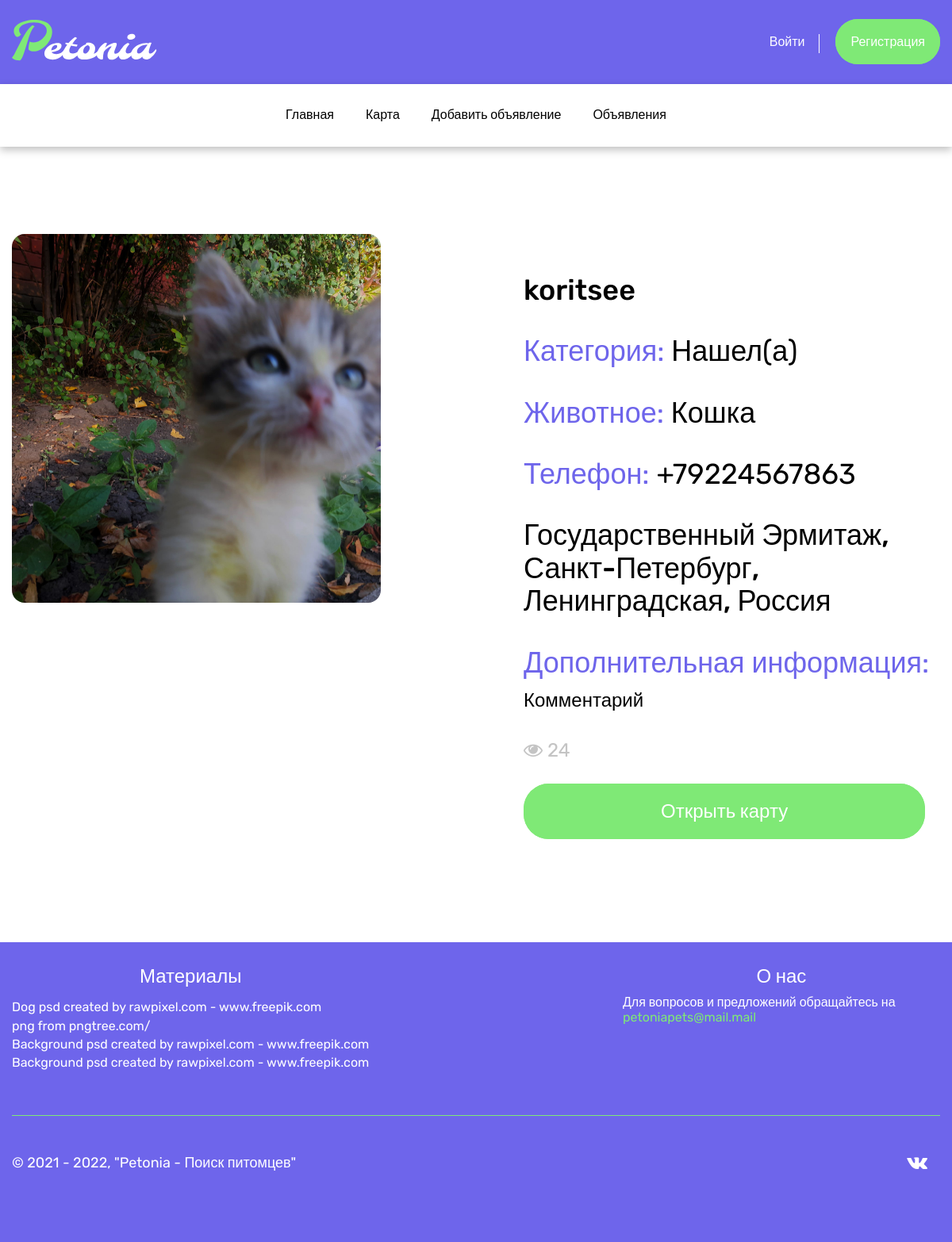
/post/16/, run on the app's committed database.
### petonia_app/models.py (models this page shows, shortened)
class Marker(models.Model):
    search = models.ForeignKey('Search', on_delete=models.PROTECT, null=True, verbose_name='Категория')
    animal = models.ForeignKey('Animal', on_delete=models.PROTECT, null=True, verbose_name='Животное')
    name = models.CharField(max_length=150, verbose_name='Имя')
    telephone = models.CharField(max_length=16, verbose_name='Телефон')
    street = models.CharField(max_length=150, verbose_name='Улица/Место')
    city = models.CharField(max_length=100, verbose_name='Город')
    region = models.ForeignKey('Region', on_delete=models.PROTECT, null=True, verbose_name='Область')
    country = models.CharField(max_length=100, verbose_name='Страна')
    comment = models.TextField(blank=True, verbose_name='Комментарий')
    photo = models.ImageField(upload_to='photos/%Y/%m/%d/', verbose_name='Фото', blank=True)
    created_at = models.DateTimeField(auto_now_add=True, verbose_name='Дата создания')
    views = models.IntegerField(default=0, verbose_name='Просмотры')
    class Meta:
        verbose_name = 'Метка'
        verbose_name_plural = 'Метки'
        ordering = ['-created_at']

class Search(models.Model):
    looking_for = models.CharField(max_length=50, db_index=True, verbose_name='Наименование категории')
    def __str__(self):
        return self.looking_for
    class Meta:
        verbose_name = 'Категория'
        verbose_name_plural = 'Категории'
        ordering = ['looking_for']

class Animal(models.Model):
    animal_name = models.CharField(max_length=50, db_index=True, verbose_name='Вид животного')
    def __str__(self):
        return self.animal_name
    class Meta:
        verbose_name = 'Животное'
        verbose_name_plural = 'Животные'
        ordering = ['animal_name']

class Region(models.Model):
    reg_name = models.CharField(max_length=50, db_index=True, verbose_name='Название области')
    def __str__(self):
        return self.reg_name
    class Meta:
        verbose_name = 'Область'
        verbose_name_plural = 'Области'
        ordering = ['reg_name']

### petonia_app/views.py (the view)
# urls.py: path('post/<int:pk>/', GetPost.as_view(), name='post'),
class GetPost(DetailView):
    model = Marker
    template_name = 'petonia_app/single.html'
    context_object_name = 'marker'
    def get_context_data(self, *, object_list=None, **kwargs):
        context = super().get_context_data(**kwargs)
        self.object.views = F('views') + 1
        self.object.save()
        self.object.refresh_from_db()
        return context

### petonia_app/templates/petonia_app/single.html
{% extends 'base.html' %}
{% load static %}
{% block content %}
    <section>
        <div class="wrapper">
            <div class="single">
                <div class="single-img">
                    {% if marker.photo %}
                    <div class="single-img">
                        <img src="{{ marker.photo.url }}" alt="Photo" class="single-img__image">
                    </div>
                    {% else %}
                     <div class="single-img">
                        <img src="{% static 'images/photo.svg' %}" alt="Photo" class="single-img__image">
                    </div>
                {% endif %}
                </div>
                <div class="single-text">
                    <p class="single__name">{{ marker.name }}</p>
                    <p class="single__category"><span>Категория:</span> {{ marker.search }}</p>
                    <p class="single__animal"><span>Животное:</span> {{ marker.animal }}</p>
                    <p class="single__phone"><span>Телефон:</span> {{ marker.telephone }}</p>
                    <p class="single__location">{{ marker.street }}, {{ marker.city }}, {{ marker.region }}, {{ marker.country }}</p>
                    {% if marker.comment %}
                    <p class="single__info-title">Дополнительная информация:</p>
                    <p class="single__info">{{ marker.comment }}</p>
                    {% endif %}
                    <p class="single__view"><i class="fa fa-eye" aria-hidden="true"></i> {{ marker.views }}</p>
                    <div class="single-btn">
                        <a href="{% url 'map' %}" class="single-btn__link">Открыть карту</a>
                    </div>
                </div>
            </div>
        </div>
    </section>
{% endblock %}

### petonia/static/styles/styles.css (style rules this page uses)
:root { --blue: #6E65EB; --green: #7FE976; --dark: #5A5A5A; --grey: #C4C4C4; --red: #EB5656; }
body { font-family: 'Rubik', sans-serif; }
.wrapper { max-width: 1180px; padding-right: 15px; padding-left: 15px; margin: 0 auto; }
.single { display: flex; justify-content: space-between; margin-top: 110px; }
.single-img__image { max-width: 465px; max-height: 565px; text-align: center; border-radius: 16px; }
.single-text { max-width: 525px; }
.single__name { color: #000; font-size: 36px; font-weight: 500; margin-top: 0; }
.single__category { color: #000; font-size: 36px; }
.single__category > span { color: var(--blue); font-size: 36px; }
.single__animal { color: #000; font-size: 36px; }
.single__animal > span { color: var(--blue); font-size: 36px; }
.single__phone { color: #000; font-size: 36px; }
.single__phone > span { color: var(--blue); font-size: 36px; }
.single__location { color: #000; font-size: 36px; font-weight: 500; }
.single__info-title { color: var(--blue); font-size: 36px; margin-bottom: 14px; }
.single__info { font-size: 24px; margin-top: 0; margin-bottom: 35px; }
.single__view { color: var(--grey); font-size: 24px; }
.single-btn { margin-top: 50px; margin-bottom: 150px; }
.single-btn__link { color: #fff; text-decoration: none; font-size: 24px; font-weight: 500; background-color: var(--green); border: 3px solid var(--green); border-radius: 32px; padding: 18px 170px; text-align: center; transition: 0.3s ease color, 0.3s ease background-color; }
@media (max-width: 1200px) { .single__name { margin-top: 50px } }

### data on the page
Marker: photo (picture), name "koritsee", search "Нашел(а)", animal "Кошка", telephone "+79224567863", street "Государственный Эрмитаж", city "Санкт-Петербург", region "Ленинградская", country "Россия", comment "Комментарий", views "24"
